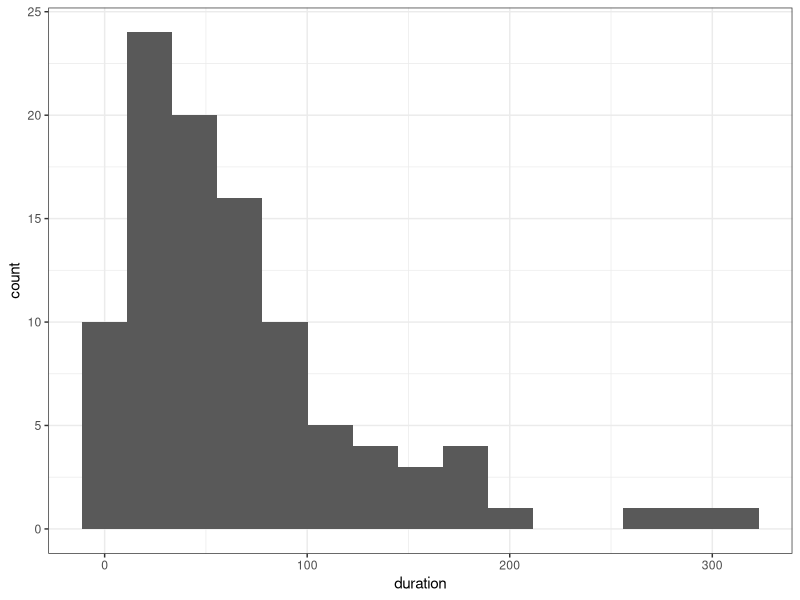
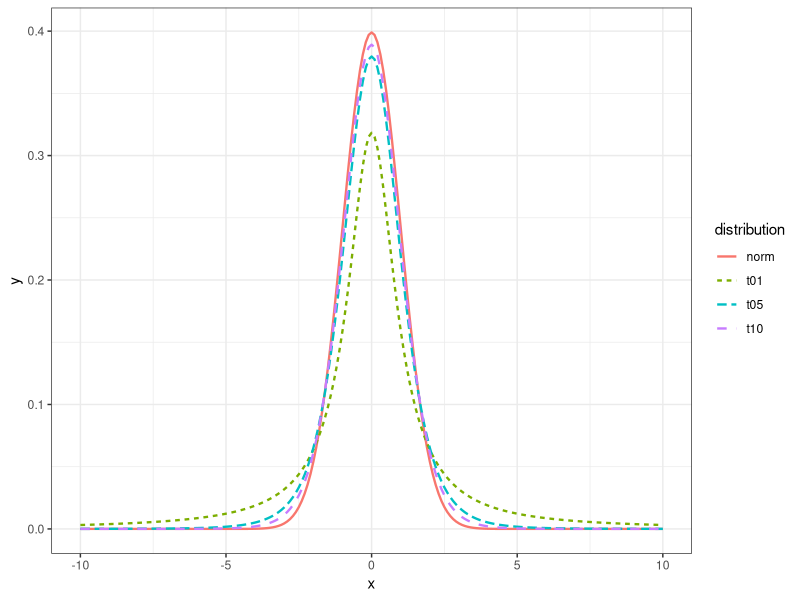
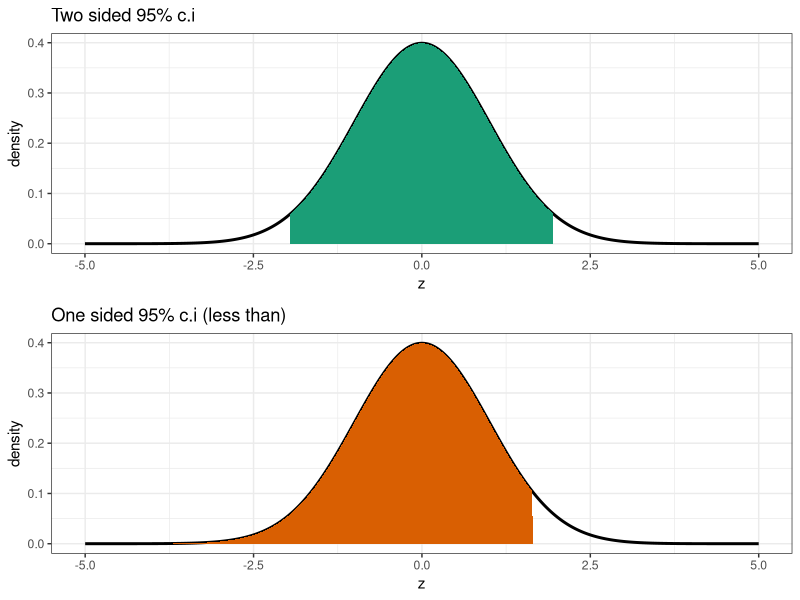
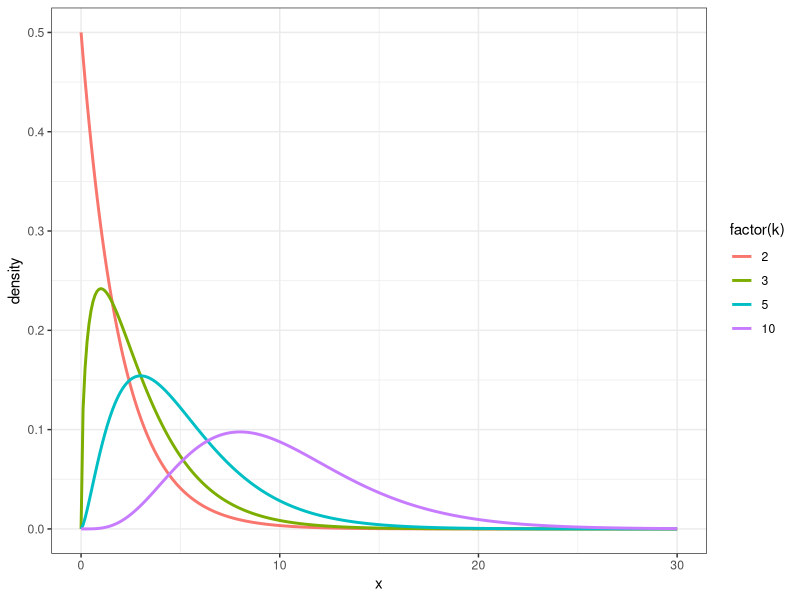
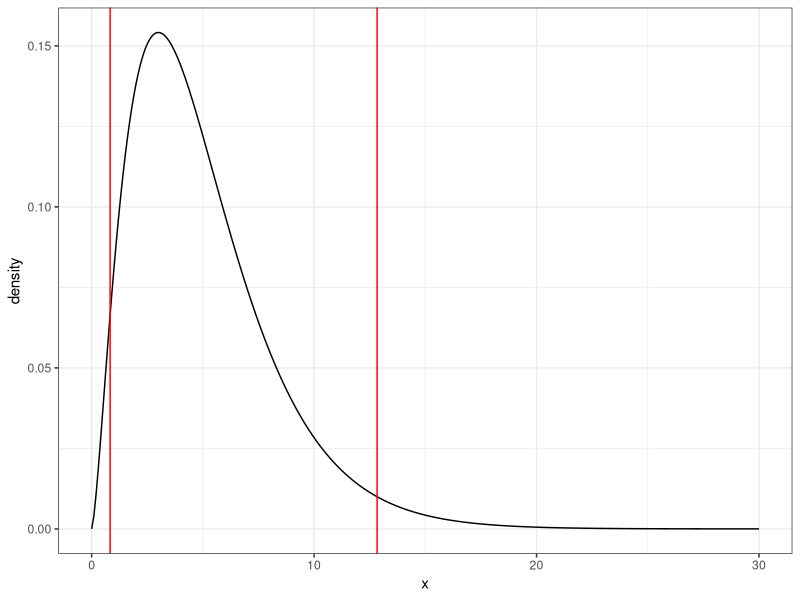
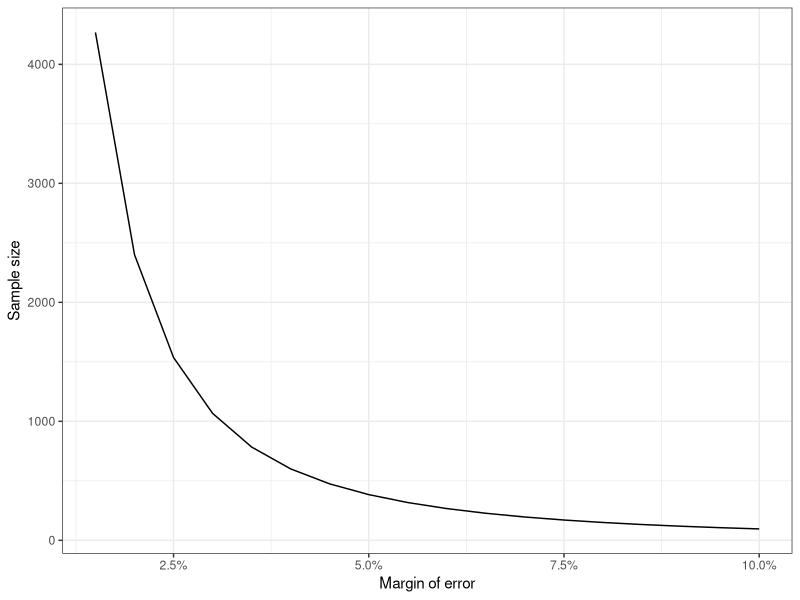

R code for these plots, in order:
## ---- chunk 1
options(htmltools.dir.version = FALSE, fig.width = 3, fig.height = 3)
knitr::opts_chunk$set(fig.dim=c(3, 3), fig.align = "center")
library(tidyverse)
## ---- chunk 2
set.seed(0)
drive_time <- tibble(duration = rexp(100, rate = 1/65))
# the rate is 1/65 cars per min. It means that it takes 65 minutes to get through
## ---- chunk 3
ggplot(drive_time, aes(x = duration)) +
   geom_histogram(bins = 15) +
   theme_bw()
## ---- chunk 4
t.test(drive_time$duration, 
       alternative = "two.sided", 
       mu = mean(drive_time$duration))

## ---- chunk 5

t_dist_example <- tibble(x = -seq(-10, 10, 0.1)) %>% 
   mutate(t01 = dt(x, df = 1),
          t05 = dt(x, df = 5),
          t10 = dt(x, df = 10),
          norm = dnorm(x, mean = 0, sd = 1)) %>% 
   pivot_longer(cols = -x, names_to = "distribution", values_to = "y")

ggplot(t_dist_example, aes(x, y, color = distribution, linetype = distribution)) + 
   geom_line(size = 0.8) + 
   theme_bw()

## ---- chunk 6
n <- NROW(drive_time)

# t.test(drive_time$duration, 
#        alternative = "two.sided", 
#        mu = mean(drive_time$duration))

mean_duration <- mean(drive_time$duration)
sd_duration <- sd(drive_time$duration)
t_test_lims <- qt(p = c(0.025, 0.975), df = 99)

# This time, manually computed

mean_duration + t_test_lims*sd_duration/sqrt(100)

## ---- chunk 7
{{desired_n <- ((qt(p = 0.975, df = 99))*sd_duration/ 4 )^2}}
desired_n

set.seed(0) # illustration that this works
drive_time2 <- tibble(duration = rexp(desired_n, rate = 1/65))
t.test(drive_time2$duration, 
       alternative = "two.sided", 
       mu = mean(drive_time$duration))
## ---- chunk 8
normal_dist <- tibble(z = seq(-5,5,0.01)) %>% 
   mutate(density = dnorm(z),
          cumulative = pnorm(z))
two_sided <- ggplot(normal_dist, aes(x = z, y = density)) + 
   geom_line(size = 1) + geom_area(data = normal_dist %>% 
                                      filter(cumulative <= 0.975 & cumulative >= 0.025), 
                                   fill = "#1b9e77") +
   theme_bw() + ggtitle("Two sided 95% c.i")
one_sided_less <- ggplot(normal_dist, aes(x = z, y = density)) + 
   geom_line(size = 1) + geom_area(data = normal_dist %>% filter(cumulative <= 0.95), 
                                   fill = "#d95f02") +
   theme_bw() + ggtitle("One sided 95% c.i (less than)")
# one_sided_greater <- ggplot(normal_dist, aes(x = z, y = density)) + 
#    geom_line(size = 1) + geom_area(data = normal_dist %>% filter(cumulative >= 0.05),
#                                    fill = "#7570b3") +
#    theme_bw() + ggtitle("One sided 95% c.i (greater than)")
gridExtra::grid.arrange(two_sided, one_sided_less, nrow = 2)
## ---- chunk 9
t.test(drive_time$duration, alternative = "two.sided", mu = mean(drive_time$duration))
t.test(drive_time$duration, alternative = "less", mu = mean(drive_time$duration))
# t.test(drive_time$duration, alternative = "greater", mu = mean(drive_time$duration))
## ---- chunk 10

chi_sq <- crossing(x = seq(0, 30, by = 0.1), k = c(2, 3, 5, 10)) %>% 
   mutate(density = map2_dbl(x, k, dchisq))

ggplot(chi_sq, aes(x = x, y = density, color = factor(k))) + 
   geom_line(size = 1) + 
   theme_bw()

## ---- chunk 11
df <- 5
chi_sq %>% filter(k == df) %>% 
   ggplot(aes(x = x, y = density)) + 
   geom_line() + 
   geom_vline(xintercept = qchisq(c(0.025, 0.975), df), color = "red") +
   theme_bw()

## ---- chunk 12

moe_n <- tibble(moe = seq(0.015, 0.1, by = 0.005),
                sample_size = (qnorm(0.975)/(2*moe))^2)

ggplot(moe_n, aes(moe, sample_size)) + 
   geom_line() + scale_x_continuous(labels = scales::percent) +
   theme_bw() + xlab("Margin of error") + ylab("Sample size")

